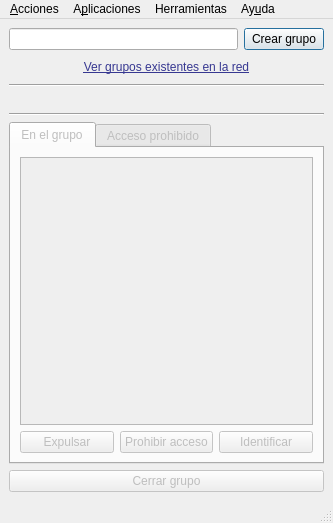
<?xml version="1.0" encoding="UTF-8"?>
<ui version="4.0">
 <author>Juan Ramón González Hidalgo &amp; David Erosa García</author>
 <class>SGuiProfe</class>
 <widget class="QMainWindow" name="SGuiProfe">
  <property name="geometry">
   <rect>
    <x>0</x>
    <y>0</y>
    <width>333</width>
    <height>523</height>
   </rect>
  </property>
  <property name="windowTitle">
   <string>SIGALA</string>
  </property>
  <property name="windowIcon">
   <iconset resource="resources.rc">
    <normaloff>:/img/cigala.png</normaloff>:/img/cigala.png</iconset>
  </property>
  <widget class="QWidget" name="centralwidget">
   <layout class="QVBoxLayout" name="verticalLayout_2">
    <item>
     <layout class="QHBoxLayout" name="horizontalLayout_2">
      <item>
       <widget class="QLineEdit" name="tGrupo">
        <property name="toolTip">
         <string>Escriba aquí el nombre del grupo que desea crear</string>
        </property>
        <property name="text">
         <string/>
        </property>
       </widget>
      </item>
      <item>
       <widget class="QPushButton" name="bGrupoAction">
        <property name="toolTip">
         <string>Crea un grupo de trabajo con el nombre especificado</string>
        </property>
        <property name="text">
         <string>Crear grupo</string>
        </property>
        <property name="checkable">
         <bool>true</bool>
        </property>
        <property name="default">
         <bool>true</bool>
        </property>
       </widget>
      </item>
     </layout>
    </item>
    <item>
     <widget class="QPushButton" name="bViewResources">
      <property name="font">
       <font>
        <underline>true</underline>
       </font>
      </property>
      <property name="cursor">
       <cursorShape>PointingHandCursor</cursorShape>
      </property>
      <property name="focusPolicy">
       <enum>Qt::NoFocus</enum>
      </property>
      <property name="styleSheet">
       <string>color: #373891;</string>
      </property>
      <property name="text">
       <string>Ver grupos existentes en la red</string>
      </property>
      <property name="flat">
       <bool>true</bool>
      </property>
     </widget>
    </item>
    <item>
     <widget class="Line" name="line">
      <property name="orientation">
       <enum>Qt::Horizontal</enum>
      </property>
     </widget>
    </item>
    <item>
     <widget class="QLabel" name="lGrupo">
      <property name="toolTip">
       <string>Nombre del grupo actual</string>
      </property>
      <property name="styleSheet">
       <string notr="true">font: 75 14pt &quot;Bitstream Vera Sans&quot;;
border-color: rgb(255, 0, 0);
</string>
      </property>
      <property name="textFormat">
       <enum>Qt::RichText</enum>
      </property>
      <property name="alignment">
       <set>Qt::AlignCenter</set>
      </property>
     </widget>
    </item>
    <item>
     <widget class="Line" name="line_2">
      <property name="orientation">
       <enum>Qt::Horizontal</enum>
      </property>
     </widget>
    </item>
    <item>
     <widget class="QTabWidget" name="tabWidget">
      <property name="enabled">
       <bool>false</bool>
      </property>
      <property name="toolTip">
       <string/>
      </property>
      <property name="currentIndex">
       <number>0</number>
      </property>
      <widget class="QWidget" name="tabGrupo">
       <property name="toolTip">
        <string/>
       </property>
       <attribute name="title">
        <string>En el grupo</string>
       </attribute>
       <layout class="QGridLayout" name="gridLayout">
        <item row="0" column="0">
         <layout class="QVBoxLayout" name="verticalLayout">
          <item>
           <widget class="QListWidget" name="userList">
            <property name="toolTip">
             <string>Lista de usuarios que forman parte del grupo de trabajo</string>
            </property>
            <property name="alternatingRowColors">
             <bool>true</bool>
            </property>
            <property name="selectionMode">
             <enum>QAbstractItemView::ExtendedSelection</enum>
            </property>
            <property name="spacing">
             <number>3</number>
            </property>
           </widget>
          </item>
          <item>
           <layout class="QHBoxLayout" name="horizontalLayout">
            <item>
             <widget class="QPushButton" name="bKick">
              <property name="toolTip">
               <string>Expulsa a un usuario del grupo</string>
              </property>
              <property name="text">
               <string>Expulsar</string>
              </property>
             </widget>
            </item>
            <item>
             <widget class="QPushButton" name="bBan">
              <property name="toolTip">
               <string>Prohibe al usuario el acceso al grupo</string>
              </property>
              <property name="text">
               <string>Prohibir acceso</string>
              </property>
             </widget>
            </item>
            <item>
             <widget class="QPushButton" name="bIdent">
              <property name="toolTip">
               <string>Identifica al usuario</string>
              </property>
              <property name="text">
               <string>Identificar</string>
              </property>
             </widget>
            </item>
           </layout>
          </item>
         </layout>
        </item>
       </layout>
      </widget>
      <widget class="QWidget" name="tabBan">
       <property name="toolTip">
        <string/>
       </property>
       <attribute name="title">
        <string>Acceso prohibido</string>
       </attribute>
       <layout class="QGridLayout" name="gridLayout_2">
        <item row="0" column="0">
         <layout class="QVBoxLayout" name="verticalLayout_3">
          <item>
           <widget class="QListWidget" name="banList">
            <property name="toolTip">
             <string>Lista de usuarios que han sido expulsados del grupo de trabajo</string>
            </property>
            <property name="alternatingRowColors">
             <bool>true</bool>
            </property>
            <property name="selectionMode">
             <enum>QAbstractItemView::ExtendedSelection</enum>
            </property>
            <property name="spacing">
             <number>3</number>
            </property>
           </widget>
          </item>
          <item>
           <widget class="QPushButton" name="bUnBan">
            <property name="toolTip">
             <string>Readmite un usuario al que se le ha prohibido la entrada</string>
            </property>
            <property name="text">
             <string>Readmitir</string>
            </property>
           </widget>
          </item>
         </layout>
        </item>
       </layout>
      </widget>
     </widget>
    </item>
    <item>
     <widget class="QPushButton" name="bAbrirCerrarGrupo">
      <property name="enabled">
       <bool>false</bool>
      </property>
      <property name="toolTip">
       <string>Permite o deniega el acceso al grupo de trabajo</string>
      </property>
      <property name="text">
       <string>Cerrar grupo</string>
      </property>
      <property name="icon">
       <iconset resource="resources.rc">
        <normaloff>:/img/key.png</normaloff>
        <normalon>:/img/key-forbidden.png</normalon>:/img/key.png</iconset>
      </property>
      <property name="checkable">
       <bool>true</bool>
      </property>
     </widget>
    </item>
   </layout>
  </widget>
  <widget class="QMenuBar" name="menubar">
   <property name="geometry">
    <rect>
     <x>0</x>
     <y>0</y>
     <width>333</width>
     <height>22</height>
    </rect>
   </property>
   <widget class="QMenu" name="menuAcciones">
    <property name="title">
     <string>&amp;Acciones</string>
    </property>
    <addaction name="action_Salir"/>
   </widget>
   <widget class="QMenu" name="menuAplicaciones">
    <property name="title">
     <string>A&amp;plicaciones</string>
    </property>
   </widget>
   <widget class="QMenu" name="menuAy_uda">
    <property name="title">
     <string>Ay&amp;uda</string>
    </property>
    <addaction name="actionAyuda"/>
    <addaction name="separator"/>
    <addaction name="actionAcercaDe"/>
   </widget>
   <widget class="QMenu" name="menuHerramientas">
    <property name="title">
     <string>Herramientas</string>
    </property>
    <addaction name="actionLog"/>
   </widget>
   <addaction name="menuAcciones"/>
   <addaction name="menuAplicaciones"/>
   <addaction name="menuHerramientas"/>
   <addaction name="menuAy_uda"/>
  </widget>
  <widget class="QStatusBar" name="statusBar"/>
  <action name="action_Salir">
   <property name="icon">
    <iconset resource="resources.rc">
     <normaloff>:/img/exit.png</normaloff>:/img/exit.png</iconset>
   </property>
   <property name="text">
    <string>&amp;Salir</string>
   </property>
   <property name="shortcut">
    <string>Ctrl+Q</string>
   </property>
  </action>
  <action name="actionAcerca_de">
   <property name="text">
    <string>Acerca &amp;de</string>
   </property>
  </action>
  <action name="actionAyuda">
   <property name="icon">
    <iconset resource="resources.rc">
     <normaloff>:/img/help-faq.png</normaloff>:/img/help-faq.png</iconset>
   </property>
   <property name="text">
    <string>Ayuda</string>
   </property>
  </action>
  <action name="actionAcercaDe">
   <property name="icon">
    <iconset resource="resources.rc">
     <normaloff>:/img/cigala.png</normaloff>:/img/cigala.png</iconset>
   </property>
   <property name="text">
    <string>Acerca &amp;de...</string>
   </property>
  </action>
  <action name="actionLog">
   <property name="text">
    <string>Visor de eventos</string>
   </property>
  </action>
 </widget>
 <resources>
  <include location="resources.rc"/>
 </resources>
 <connections>
  <connection>
   <sender>action_Salir</sender>
   <signal>activated()</signal>
   <receiver>SGuiProfe</receiver>
   <slot>close()</slot>
   <hints>
    <hint type="sourcelabel">
     <x>-1</x>
     <y>-1</y>
    </hint>
    <hint type="destinationlabel">
     <x>165</x>
     <y>235</y>
    </hint>
   </hints>
  </connection>
  <connection>
   <sender>tGrupo</sender>
   <signal>returnPressed()</signal>
   <receiver>bGrupoAction</receiver>
   <slot>click()</slot>
   <hints>
    <hint type="sourcelabel">
     <x>165</x>
     <y>43</y>
    </hint>
    <hint type="destinationlabel">
     <x>264</x>
     <y>46</y>
    </hint>
   </hints>
  </connection>
 </connections>
</ui>
